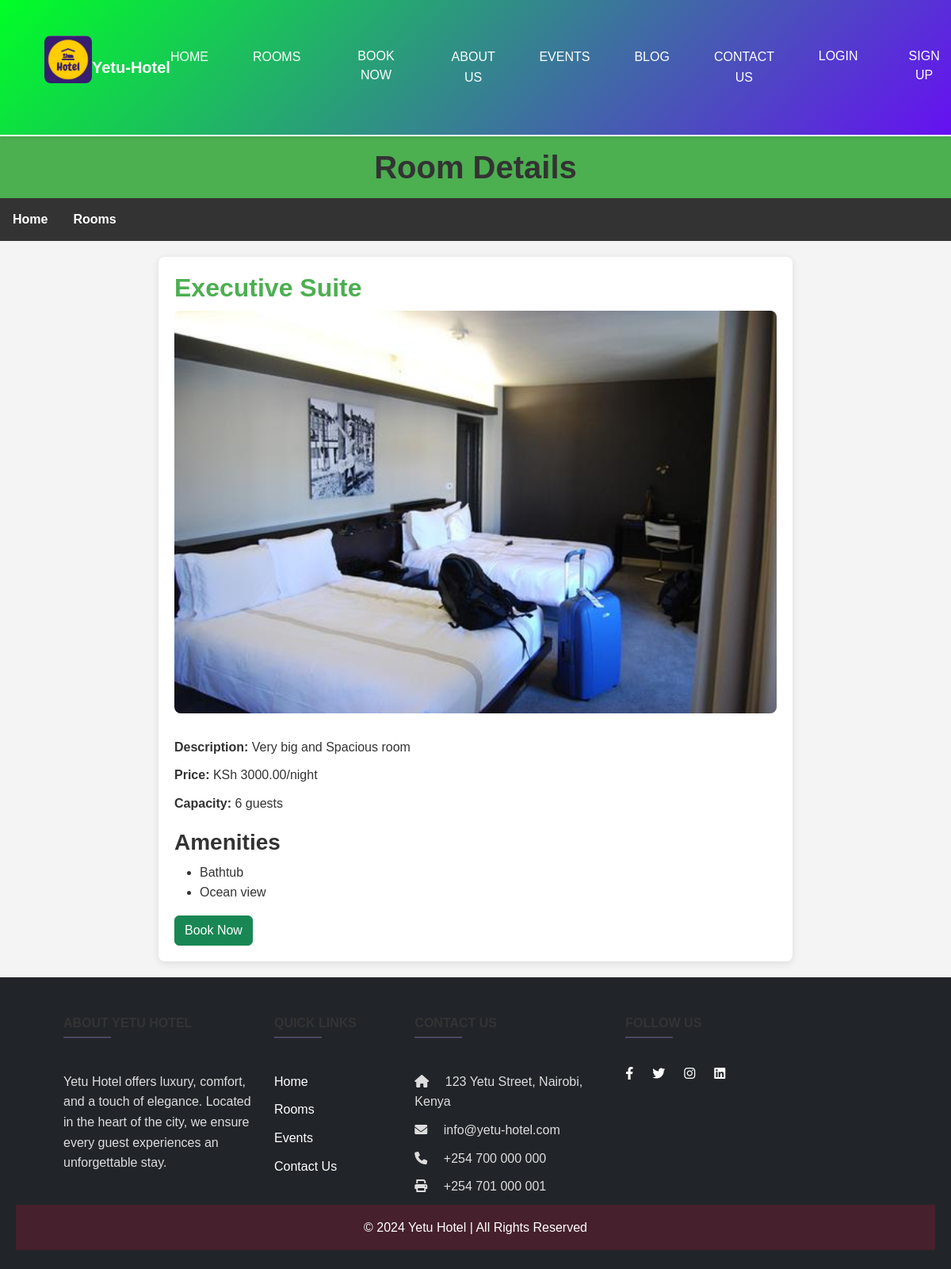
The app's page /rooms/2/ with its own data.
### core/models.py (models this page shows, shortened)
class Room(models.Model):
    ROOM_TYPES = [
        ('deluxe', 'Deluxe Room'),
        ('executive', 'Executive Suite'),
        ('standard', 'Standard Room'),
    ]
    room_type = models.CharField(max_length=50, choices=ROOM_TYPES)
    description = models.TextField()
    price_per_night = models.DecimalField(max_digits=10, decimal_places=2)
    image = models.ImageField(upload_to='room_images/')
    capacity = models.PositiveIntegerField(help_text="Maximum number of guests")
    available = models.BooleanField(default=True)
    is_booked = models.BooleanField(default=False)
    amenities = models.ManyToManyField(Amenity, blank=True)

class Amenity(models.Model):
    name = models.CharField(max_length=50, unique=True)

### core/views.py (the view)
# urls.py: path('rooms/<int:room_id>/', room_details, name='room_details'),  # For room details
def room_details(request, room_id):
    room = get_object_or_404(Room, id=room_id)  # Fetch room by ID or return 404 if not found
    return render(request, 'room_details.html', {'room': room})

### core/templates/room_details.html (shortened to what this page needs)
{% extends 'base.html' %}
{% load static %}
    {% block content%}
</head>
<body>
    <header>
        <h1>Room Details</h1>
    </header>
    <nav>
        <a href="{% url 'home' %}">Home</a>
        <a href="{% url 'rooms' %}">Rooms</a>
    </nav>
    <div class="room-details">
        <h2>{{ room.get_room_type_display }}</h2>
        <img src="{{ room.image.url }}" alt="{{ room.get_room_type_display }}">
        <p><strong>Description:</strong> {{ room.description }}</p>
        <p><strong>Price:</strong> KSh {{ room.price_per_night }}/night</p>
        <p><strong>Capacity:</strong> {{ room.capacity }} guests</p>
        <div class="amenities">
            <h3>Amenities</h3>
            <ul>
                {% for amenity in room.amenities.all %}
                    <li>{{ amenity.name }}</li>
                {% endfor %}
            </ul>
        </div>
        <a class="btn btn-success" href="{% url 'book_room' room.id %}">Book Now</a>
    </div>
    {% endblock %}

### core/templates/base.html (shortened to what this page needs)
{% load static %}
<!DOCTYPE html>
<html lang="en">
<head>
    <link href="https://cdn.jsdelivr.net/npm/bootstrap@5.3.0-alpha1/dist/css/bootstrap.min.css" rel="stylesheet">
    <link rel="stylesheet" href="{% static 'css/styles.css' %}">
    <link rel="stylesheet" href="https://cdnjs.cloudflare.com/ajax/libs/font-awesome/6.0.0-beta3/css/all.min.css">
</head>
    <nav class="navbar navbar-expand-lg navbar-dark bg-dark shadow-sm">
        <div class="container">
            <a class="navbar-brand" href="{% url 'home' %}">
                <img src="{% static 'images/logo1.webp' %}" alt="Logo" height="40">Yetu-Hotel
            </a>
            <div class="collapse navbar-collapse" id="navbarNav">
                <ul class="navbar-nav ms-auto">
                    <li class="nav-item"><a class="nav-link" href="{% url 'home' %}">Home</a></li>
                    <li class="nav-item">
                            <a class="nav-link" href="{% url 'login' %}">Rooms</a>
                    </li>
                    <li class="nav-item"><a class="nav-link btn btn-primary text-white px-4" href="{% url 'signup' %}">Book Now</a></li>
                    <li class="nav-item"><a class="nav-link" href="#about">About Us</a></li>
                    <li class="nav-item"><a class="nav-link" href="#events">Events</a></li>
                    <li class="nav-item"><a class="nav-link" href="#blog">Blog</a></li>
                    <li class="nav-item"><a class="nav-link" href="#contact">Contact Us</a></li>
                    <li class="nav-item"><a class="nav-link btn btn-outline-light" href="{% url 'login' %}">Login</a></li>
                    <li class="nav-item"><a class="nav-link btn btn-success ms-2 text-white" href="{% url 'signup' %}">Sign Up</a></li>
                </ul>
            </div>
        </div>
    </nav>
{% block content%}
    {% endblock %}
<footer class="bg-dark text-white pt-5 pb-4 mt-auto">
    <div class="text-center text-md-start">
        <div class="row mx-0 px-5">
            <div class="col-md-3 col-lg-4 col-xl-3 mb-4">
                <h6 class="text-uppercase fw-bold">About Yetu Hotel</h6>
                <hr class="mb-4 mt-0 d-inline-block mx-auto" style="width: 60px; background-color: #7c4dff; height: 2px" />
                <p>Yetu Hotel offers luxury, comfort, and a touch of elegance. Located in the heart of the city, we ensure every guest experiences an unforgettable stay.</p>
            </div>
            <div class="col-md-2 col-lg-2 col-xl-2 mb-4">
                <h6 class="text-uppercase fw-bold">Quick Links</h6>
                <hr class="mb-4 mt-0 d-inline-block mx-auto" style="width: 60px; background-color: #7c4dff; height: 2px" />
                <p><a href="#" class="text-white text-decoration-none">Home</a></p>
                <p><a href="#" class="text-white text-decoration-none">Rooms</a></p>
                <p><a href="#" class="text-white text-decoration-none">Events</a></p>
                <p><a href="#" class="text-white text-decoration-none">Contact Us</a></p>
            </div>
            <div class="col-md-4 col-lg-3 col-xl-3 mb-md-0 mb-4">
                <h6 class="text-uppercase fw-bold">Contact Us</h6>
                <hr class="mb-4 mt-0 d-inline-block mx-auto" style="width: 60px; background-color: #7c4dff; height: 2px" />
                <p><i class="fas fa-home me-3"></i> 123 Yetu Street, Nairobi, Kenya</p>
                <p><i class="fas fa-envelope me-3"></i> info@yetu-hotel.com</p>
                <p><i class="fas fa-phone me-3"></i> +254 700 000 000</p>
                <p><i class="fas fa-print me-3"></i> +254 701 000 001</p>
            </div>
            <div class="col-md-3 col-lg-2 col-xl-2 mb-4">
                <h6 class="text-uppercase fw-bold">Follow Us</h6>
                <hr class="mb-4 mt-0 d-inline-block mx-auto" style="width: 60px; background-color: #7c4dff; height: 2px" />
                <div class="d-flex justify-content-center justify-content-md-start">
                    <a href="#" class="text-white me-4"><i class="fab fa-facebook-f"></i></a>
                    <a href="#" class="text-white me-4"><i class="fab fa-twitter"></i></a>
                    <a href="#" class="text-white me-4"><i class="fab fa-instagram"></i></a>
                    <a href="#" class="text-white me-4"><i class="fab fa-linkedin"></i></a>
                </div>
            </div>
        </div>
    </div>
    <div class="text-center p-3" style="background-color: hsla(347, 89%, 45%, 0.2);">
        &copy; 2024 Yetu Hotel | All Rights Reserved
    </div>
</footer>
</body>
</html>

### core/static/css/styles.css (style rules this page uses)
* { margin: 0; padding: 0; box-sizing: border-box; }
body { font-family: 'Inter', sans-serif; background-color: #f4f4f4; line-height: 1.6; color: #0ae967; overflow-x: hidden; }
a { text-decoration: none; color: inherit; }
h1, h2, h3, h4, h5, h6 { font-family: 'Poppins', sans-serif; font-weight: 600; color: #333; }
.container { max-width: 1200px; margin: 0 auto; padding: 20px; }
img { max-width: 100%; height: auto; }
.navbar { background-color: #2fde5e; padding: 20px; position: sticky; top: 0; z-index: 100; }
.navbar .navbar-brand { display: flex; align-items: center; }
.navbar .navbar-brand img { max-height: 60px; object-fit: contain; }
.navbar-nav { display: flex; justify-content: flex-end; gap: 20px; }
.navbar-nav .nav-item { margin-left: 20px; }
.navbar-nav .nav-link { color: #fff; padding: 10px 15px; text-transform: uppercase; font-size: 16px; transition: 0.3s; }
footer { background-color: #111; color: #fff; padding: 50px 20px; }
footer p { font-size: 1rem; color: #ddd; }
footer a { color: #bbb; transition: color 0.3s ease; }

### core/templates/base.html (style rules this page uses)
.navbar { position: sticky; top: 0; z-index: 1000; }
.navbar { background: linear-gradient(135deg, #00ff26, #6610f2); border-bottom: 2px solid #fff; }
.nav-link { transition: color 0.3s ease, background-color 0.3s ease; }
.btn-primary { border-radius: 20px; transition: background-color 0.3s ease; }
.btn-outline-light { border-color: rgba(255, 255, 255, 0.5); }
footer { width: 100%; }

### core/templates/room_details.html (style rules this page uses)
body { font-family: 'Arial', sans-serif; margin: 0; padding: 0; background-color: #f4f4f4; color: #333; }
header { background-color: #4CAF50; color: white; padding: 15px; text-align: center; }
nav { background-color: #333; overflow: hidden; }
nav a { float: left; display: block; color: white; text-align: center; padding: 14px 16px; text-decoration: none; font-weight: bold; transition: background-color 0.3s; }
h1 { margin: 0; font-size: 2.5rem; }
.room-details { max-width: 800px; margin: 20px auto; background-color: white; border-radius: 8px; box-shadow: 0 2px 10px rgba(0, 0, 0, 0.1); padding: 20px; }
h2 { font-size: 2rem; color: #4CAF50; margin-bottom: 10px; }
p { margin: 10px 0; font-size: 1rem; }
img { width: 100%; height: auto; border-radius: 8px; margin-bottom: 20px; }
.amenities { margin-top: 20px; }
.amenities h3 { margin-top: 0; }

### records on screen
Room: room_type "Executive Suite", image (picture), description "Very big and Spacious room", price_per_night "3000.00", capacity "6"
Amenity: name "Bathtub"
Amenity: name "Ocean view"
